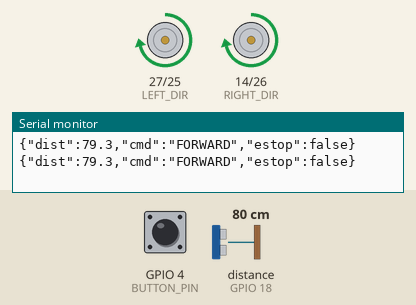
Simulated run of this sketch. Board: ESP32. Shown: direction and speed pins drawn as motors (green arrow = direction pin HIGH = forward, orange = LOW = backward, longer = more drive), the last lines printed to the serial monitor. Wiring (from diagram.json): ultrasonic range finder: trigger GPIO 5; echo GPIO 18. The test bench sets the inputs (shaded band); at power-on: distance to the obstacle (sensor on GPIO 18) 80 cm, GPIO 4 (BUTTON_PIN) HIGH. The echo pulse lasts 58.3 µs per cm.

Above: at 1.2 s.
1.3 s: distance to the obstacle (sensor on GPIO 18) set to 2 cm
At 2.2 s:
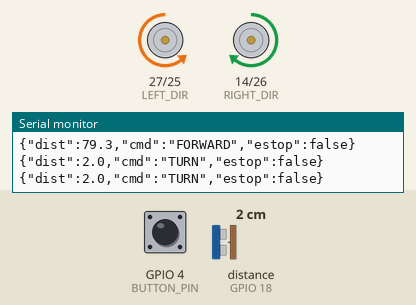
2.8 s: GPIO 4 (BUTTON_PIN) pulled LOW for 0.15 s
At 5.7 s:
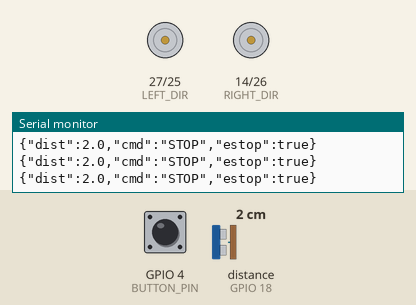
5.9 s: GPIO 4 (BUTTON_PIN) pulled LOW for 1 s
At 6.7 s:
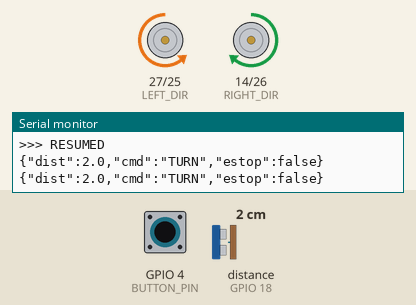
8.4 s: distance to the obstacle (sensor on GPIO 18) set to 10 cm
11.4 s: distance to the obstacle (sensor on GPIO 18) set to 13 cm
At 14.23 s:
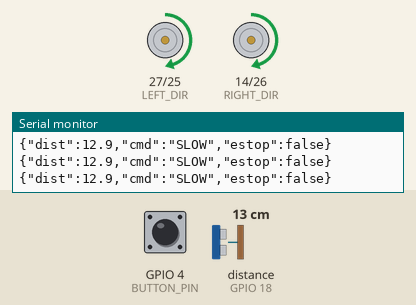
14.4 s: distance to the obstacle (sensor on GPIO 18) set to 4 cm
At 14.9 s:
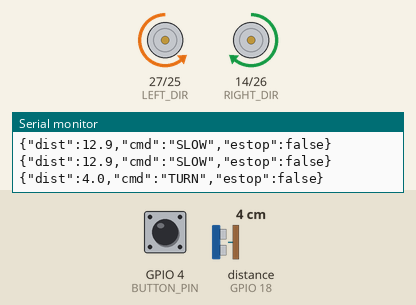
Timing chart, 0 to 16.9 s (numbered marks = the images above; inputs shaded):
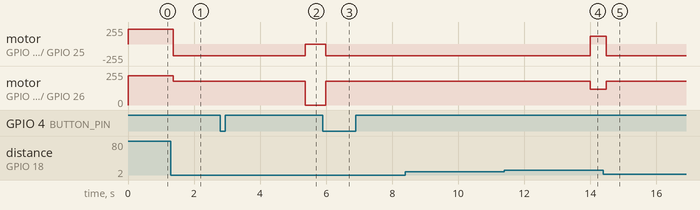

Measured:
- the behaviour switches between 11 and 12 cm on distance to the obstacle (sensor on GPIO 18) (found by bisection; images 3 and 4)
- after the input at 1.3 s, motor on GPIO 27 (LEFT_DIR) / GPIO 25 (LEFT_PWM): forward 219/255 → backward 179/255 after 0.07 s; motor on GPIO 14 (RIGHT_DIR) / GPIO 26 (RIGHT_PWM): forward 219/255 → forward 179/255 after 0.07 s
- after the input at 2.8 s, motor on GPIO 27 (LEFT_DIR) / GPIO 25 (LEFT_PWM): backward 179/255 → stopped after 2.6 s; motor on GPIO 14 (RIGHT_DIR) / GPIO 26 (RIGHT_PWM): forward 179/255 → stopped after 2.6 s
- after the input at 5.9 s, motor on GPIO 27 (LEFT_DIR) / GPIO 25 (LEFT_PWM): stopped → backward 179/255 after 0.10 s; motor on GPIO 14 (RIGHT_DIR) / GPIO 26 (RIGHT_PWM): stopped → forward 179/255 after 0.10 s
- after the input at 11.4 s, motor on GPIO 27 (LEFT_DIR) / GPIO 25 (LEFT_PWM): backward 179/255 → forward 120/255 after 2.6 s; motor on GPIO 14 (RIGHT_DIR) / GPIO 26 (RIGHT_PWM): forward 179/255 → forward 120/255 after 2.6 s
- after the input at 14.4 s, motor on GPIO 27 (LEFT_DIR) / GPIO 25 (LEFT_PWM): forward 120/255 → backward 179/255 after 0.08 s; motor on GPIO 14 (RIGHT_DIR) / GPIO 26 (RIGHT_PWM): forward 120/255 → forward 179/255 after 0.08 s

The sketch:

sketch.ino
```cpp
// RTOS-Based Mini Robot Controller (ESP32 + FreeRTOS)
// Simulated in Wokwi. LEDs motors ko represent karte hain.

#include <Arduino.h>

// ---------- Pins ----------
const int TRIG_PIN = 5;
const int ECHO_PIN = 18;
const int LEFT_PWM = 25;    // left motor speed
const int RIGHT_PWM = 26;   // right motor speed
const int LEFT_DIR = 27;    // left motor direction
const int RIGHT_DIR = 14;   // right motor direction
const int BUTTON_PIN = 4;   // emergency stop

// ---------- Distance limits (cm) ----------
const int STOP_DIST = 10;   // isse kam = turn
const int SLOW_DIST = 25;   // isse kam = slow

// ---------- Robot commands ----------
#define CMD_FORWARD 0
#define CMD_SLOW    1
#define CMD_TURN    2
#define CMD_STOP    3

const char* cmdText[] = {"FORWARD", "SLOW", "TURN", "STOP"};

// telemetry ke liye data ka packet
typedef struct {
  float distance;
  int command;
  bool stopped;
} RobotStatus;

// ---------- RTOS objects ----------
QueueHandle_t distanceQueue;   // sensor -> control
QueueHandle_t commandQueue;    // control -> motor
QueueHandle_t statusQueue;     // control -> telemetry
SemaphoreHandle_t buttonSem;   // ISR -> estop task

volatile bool emergencyStop = false;

// ---------- Interrupt: button dabne par chalta hai ----------
void IRAM_ATTR buttonISR() {
  BaseType_t wake = pdFALSE;
  xSemaphoreGiveFromISR(buttonSem, &wake);
  if (wake) portYIELD_FROM_ISR();
}

// ---------- Helper: ultrasonic distance ----------
float getDistance() {
  digitalWrite(TRIG_PIN, LOW);
  delayMicroseconds(2);
  digitalWrite(TRIG_PIN, HIGH);
  delayMicroseconds(10);
  digitalWrite(TRIG_PIN, LOW);

  long time = pulseIn(ECHO_PIN, HIGH, 30000);
  return time * 0.034 / 2;
}

// ---------- Helper: motors set karna ----------
void driveMotors(int leftSpeed, int rightSpeed, bool leftForward, bool rightForward) {
  digitalWrite(LEFT_DIR, leftForward);
  digitalWrite(RIGHT_DIR, rightForward);
  ledcWrite(LEFT_PWM, leftSpeed);
  ledcWrite(RIGHT_PWM, rightSpeed);
}

// ---------- Task 1: Sensor ----------
// Har 100 ms me distance naapta hai aur queue me daalta hai
void sensorTask(void *pv) {
  while (true) {
    float dist = getDistance();
    xQueueSend(distanceQueue, &dist, 0);
    vTaskDelay(pdMS_TO_TICKS(100));
  }
}

// ---------- Task 2: Control ----------
// Distance dekh kar decide karta hai robot kya kare
void controlTask(void *pv) {
  float dist;
  while (true) {
    if (xQueueReceive(distanceQueue, &dist, portMAX_DELAY)) {
      int cmd;

      if (emergencyStop) {
        cmd = CMD_STOP;
      } else if (dist > 0 && dist < STOP_DIST) {
        cmd = CMD_TURN;
      } else if (dist > 0 && dist < SLOW_DIST) {
        cmd = CMD_SLOW;
      } else {
        cmd = CMD_FORWARD;
      }

      xQueueSend(commandQueue, &cmd, 0);

      RobotStatus status = {dist, cmd, emergencyStop};
      xQueueOverwrite(statusQueue, &status);  // hamesha latest status rakhta hai
    }
  }
}

// ---------- Task 3: Motor ----------
// Command ke hisaab se PWM aur direction set karta hai
void motorTask(void *pv) {
  int cmd;
  while (true) {
    if (xQueueReceive(commandQueue, &cmd, portMAX_DELAY)) {
      if (cmd == CMD_FORWARD) {
        driveMotors(220, 220, true, true);
      } else if (cmd == CMD_SLOW) {
        driveMotors(120, 120, true, true);
      } else if (cmd == CMD_TURN) {
        driveMotors(180, 180, false, true);   // ek side ulta = turn
        vTaskDelay(pdMS_TO_TICKS(500));
      } else {
        driveMotors(0, 0, true, true);
      }
    }
  }
}

// ---------- Task 4: Telemetry ----------
// Har 500 ms me status Serial pe bhejta hai
void telemetryTask(void *pv) {
  RobotStatus status;
  while (true) {
    if (xQueuePeek(statusQueue, &status, 0)) {
      Serial.printf("{\"dist\":%.1f,\"cmd\":\"%s\",\"estop\":%s}\n",
                    status.distance,
                    cmdText[status.command],
                    status.stopped ? "true" : "false");
    }
    vTaskDelay(pdMS_TO_TICKS(500));
  }
}

// ---------- Task 5: Emergency stop ----------
// ISR se semaphore milne par stop ko on/off karta hai
void estopTask(void *pv) {
  while (true) {
    if (xSemaphoreTake(buttonSem, portMAX_DELAY) == pdTRUE) {
      emergencyStop = !emergencyStop;
      Serial.println(emergencyStop ? ">>> EMERGENCY STOP" : ">>> RESUMED");

      vTaskDelay(pdMS_TO_TICKS(200));   // debounce
      xSemaphoreTake(buttonSem, 0);     // is dauran aaye extra press hata do
    }
  }
}

// ---------- Setup ----------
void setup() {
  Serial.begin(115200);

  pinMode(TRIG_PIN, OUTPUT);
  pinMode(ECHO_PIN, INPUT);
  pinMode(LEFT_DIR, OUTPUT);
  pinMode(RIGHT_DIR, OUTPUT);
  pinMode(BUTTON_PIN, INPUT_PULLUP);

  ledcAttach(LEFT_PWM, 1000, 8);    // 1 kHz, 8-bit PWM
  ledcAttach(RIGHT_PWM, 1000, 8);

  distanceQueue = xQueueCreate(5, sizeof(float));
  commandQueue  = xQueueCreate(5, sizeof(int));
  statusQueue   = xQueueCreate(1, sizeof(RobotStatus));
  buttonSem     = xSemaphoreCreateBinary();

  attachInterrupt(digitalPinToInterrupt(BUTTON_PIN), buttonISR, FALLING);

  xTaskCreate(sensorTask,    "Sensor",    2048, NULL, 3, NULL);
  xTaskCreate(controlTask,   "Control",   2048, NULL, 3, NULL);
  xTaskCreate(motorTask,     "Motor",     2048, NULL, 2, NULL);
  xTaskCreate(telemetryTask, "Telemetry", 3072, NULL, 1, NULL);
  xTaskCreate(estopTask,     "EStop",     2048, NULL, 4, NULL);
}

void loop() {
  // sab kaam tasks karte hain, yahan kuch nahi
}
```
